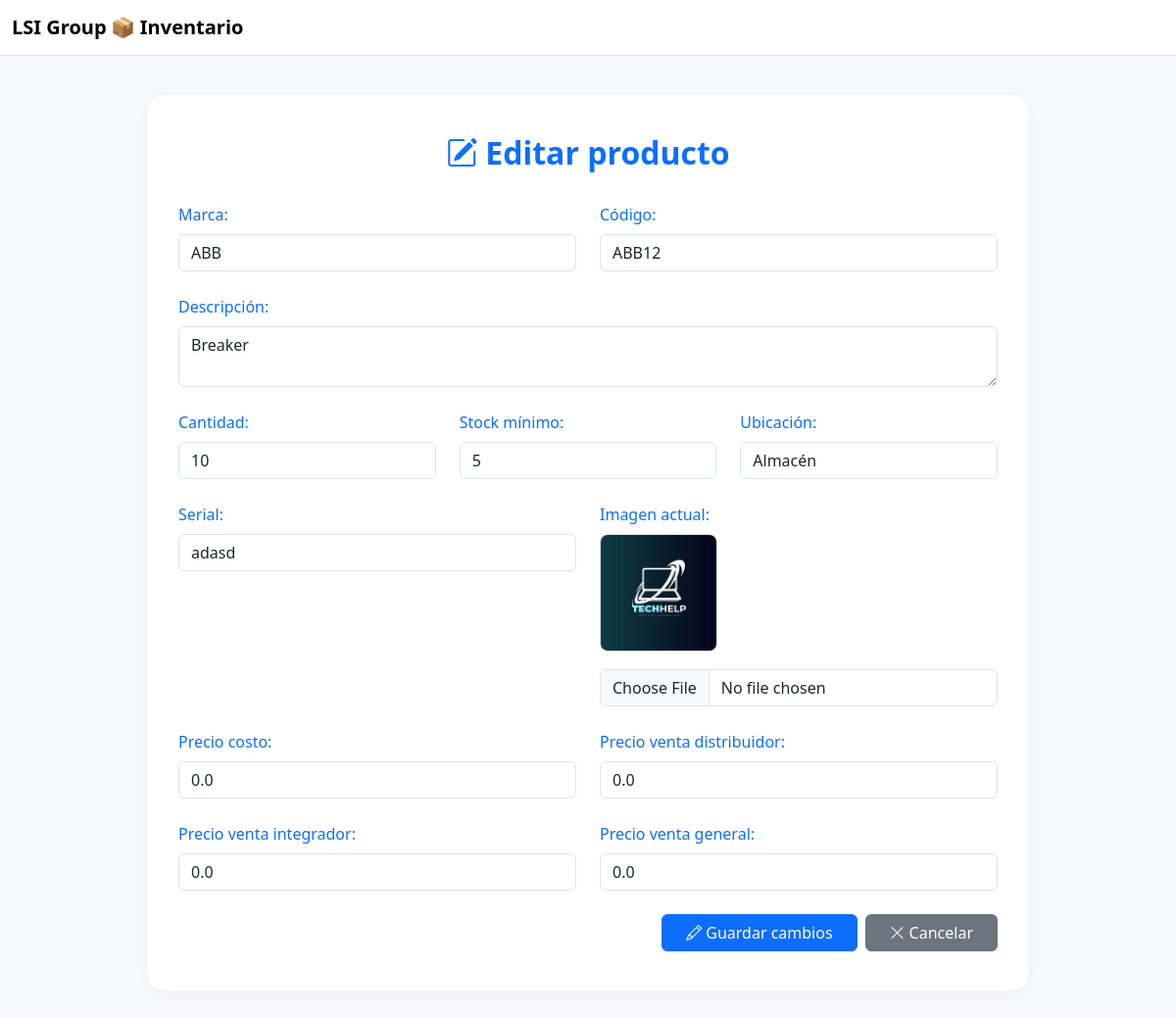
The page /editar/1 on the database its author committed.
### tables this page shows
CREATE TABLE inventario (
    id INTEGER PRIMARY KEY AUTOINCREMENT,
    MARCA TEXT,
    CODIGO TEXT,
    DESCRIPCION TEXT,
    CANTIDAD INTEGER,
    UBICACION TEXT,
    SERIAL TEXT,
    PRECIO_COSTO REAL,
    PRECIO_DIST REAL,
    PRECIO_INT REAL,
    PRECIO_GENERAL REAL,
    IMAGEN TEXT,
    MINIMO INTEGER DEFAULT 0
);

### app.py (the view, shortened to what this page needs)
@app.route("/editar/<int:id>", methods=["GET", "POST"])
def editar(id):
    conn = get_db_connection()
    item = conn.execute("SELECT * FROM inventario WHERE id = ?", (id,)).fetchone()
    conn.close()
    return render_template("editar.html", item=item)

### app.py (called while the page is built)
def get_db_connection():
    conn = sqlite3.connect("inventario.db")
    conn.row_factory = sqlite3.Row
    conn.create_function("quitar_acentos", 1, quitar_acentos)
    return conn

### templates/editar.html (shortened to what this page needs)
<!DOCTYPE html>
<html lang="es">
<head>
    <link href="https://cdn.jsdelivr.net/npm/bootstrap@5.3.2/dist/css/bootstrap.min.css" rel="stylesheet">
    <link href="https://cdn.jsdelivr.net/npm/bootstrap-icons@1.11.3/font/bootstrap-icons.css" rel="stylesheet">
</head>
<body>
    <nav class="navbar navbar-expand bg-white border-bottom mb-4">
        <div class="container-fluid">
            <a class="navbar-brand fw-bold d-flex align-items-center" href="{{ url_for('index') }}">
                <span style="display:none;">LSI Group</span>
                <span class="ms-1">📦 Inventario</span>
            </a>
        </div>
    </nav>
    <div class="form-modern">
        <h1><i class="bi bi-pencil-square me-2"></i>Editar producto</h1>
        <form method="post" enctype="multipart/form-data" autocomplete="off">
            <div class="row g-4">
                <div class="col-md-6">
                    <label class="form-label">Marca:</label>
                    <input type="text" name="marca" class="form-control" value="{{ item['MARCA'] }}" required>
                </div>
                <div class="col-md-6">
                    <label class="form-label">Código:</label>
                    <input type="text" name="codigo" class="form-control" value="{{ item['CODIGO'] }}" required>
                </div>
                <div class="col-md-12">
                    <label class="form-label">Descripción:</label>
                    <textarea name="descripcion" class="form-control" rows="2" required>{{ item['DESCRIPCION'] }}</textarea>
                </div>
                <div class="col-md-4">
                    <label class="form-label">Cantidad:</label>
                    <input type="number" name="cantidad" class="form-control" value="{{ item['CANTIDAD'] }}" min="0" required>
                </div>
                <div class="col-md-4">
                    <label class="form-label">Stock mínimo:</label>
                    <input type="number" name="minimo" class="form-control" value="{{ item['MINIMO'] }}" min="0" required>
                </div>
                <div class="col-md-4">
                    <label class="form-label">Ubicación:</label>
                    <input type="text" name="ubicacion" class="form-control" value="{{ item['UBICACION'] }}" placeholder="Ej: Almacén A - Estante 3">
                </div>
                <div class="col-md-6">
                    <label class="form-label">Serial:</label>
                    <input type="text" name="serial" class="form-control" value="{{ item['SERIAL'] }}">
                </div>
                <div class="col-md-6">
                    <label class="form-label">Imagen actual:</label><br>
                    {% if item['IMAGEN'] %}
                        <img src="{{ url_for('static', filename='uploads/' ~ item['IMAGEN']) }}" alt="Imagen actual" class="img-preview">
                    {% else %}
                        <span class="text-muted small">Sin imagen</span>
                    {% endif %}
                    <input type="file" name="imagen" class="form-control mt-2">
                </div>
                <div class="col-md-6">
                    <label class="form-label">Precio costo:</label>
                    <input type="number" step="0.01" name="precio_costo" class="form-control" value="{{ item['PRECIO_COSTO'] }}">
                </div>
                <div class="col-md-6">
                    <label class="form-label">Precio venta distribuidor:</label>
                    <input type="number" step="0.01" name="precio_dist" class="form-control" value="{{ item['PRECIO_DIST'] }}">
                </div>
                <div class="col-md-6">
                    <label class="form-label">Precio venta integrador:</label>
                    <input type="number" step="0.01" name="precio_int" class="form-control" value="{{ item['PRECIO_INT'] }}">
                </div>
                <div class="col-md-6">
                    <label class="form-label">Precio venta general:</label>
                    <input type="number" step="0.01" name="precio_general" class="form-control" value="{{ item['PRECIO_GENERAL'] }}">
                </div>
            </div>
            <div class="d-flex justify-content-end gap-2 mt-4">
                <button type="submit" class="btn btn-primary px-4"><i class="bi bi-pencil me-1"></i>Guardar cambios</button>
                <a href="{{ url_for('index') }}" class="btn btn-secondary px-4"><i class="bi bi-x-lg me-1"></i>Cancelar</a>
            </div>
        </form>
    </div>
</body>
</html>

### templates/editar.html (style rules this page uses)
:root { --accent: #0d6efd; }
body { background: #f8f9fa; }
.form-modern { background: #fff; border-radius: 1.2rem; box-shadow: 0 2px 16px rgba(13,110,253,0.07); padding: 2.5rem 2rem; max-width: 900px; margin: 2.5rem auto; }
.form-modern h1 { font-size: 2rem; color: var(--accent); font-weight: bold; margin-bottom: 2rem; text-align: center; }
.form-label { color: var(--accent); font-weight: 500; }
.img-preview { max-height: 120px; margin-bottom: 10px; border: 1px solid #dee2e6; border-radius: 0.5rem; object-fit: cover; background: #fafbfc; }

### rows shown on the page
inventario: marca "ABB", codigo "ABB12", descripcion "Breaker", cantidad "10", minimo "5", ubicacion "Almacén", serial "adasd", IMAGEN (picture), precio_costo "0.0", precio_dist "0.0", precio_int "0.0", precio_general "0.0"
